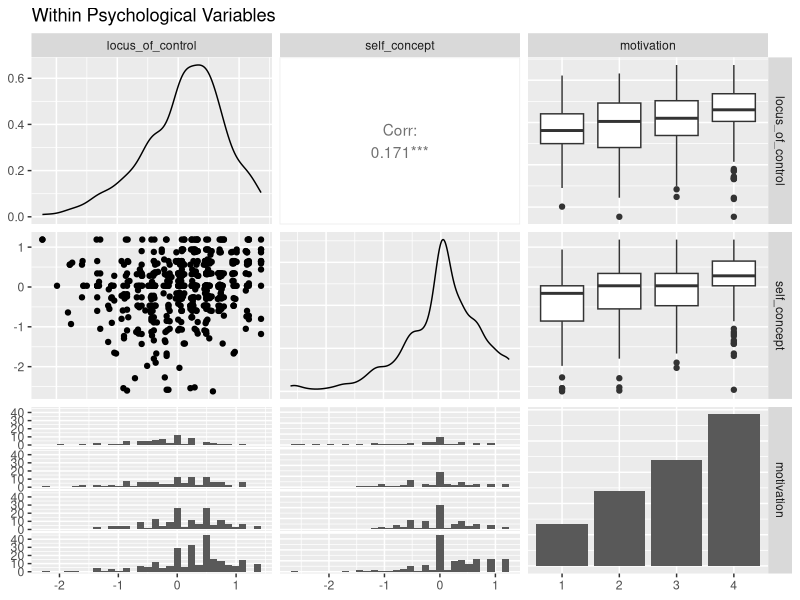
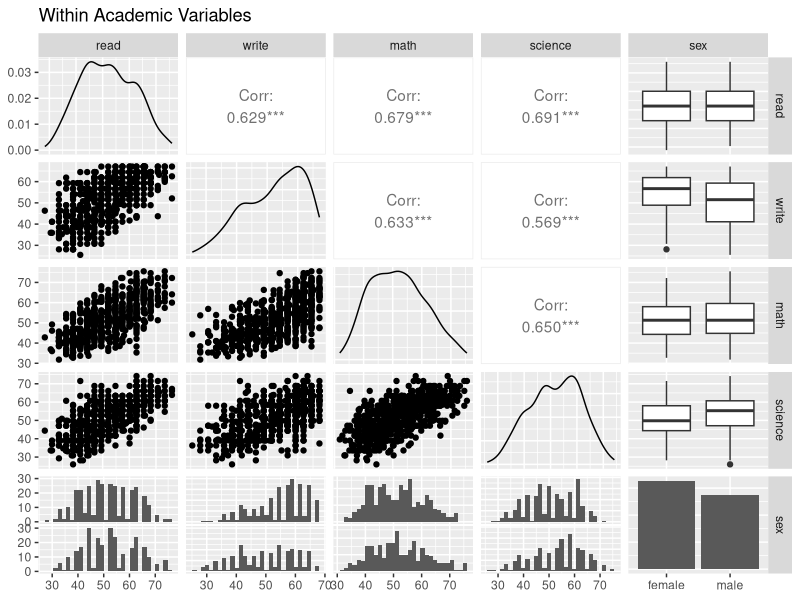
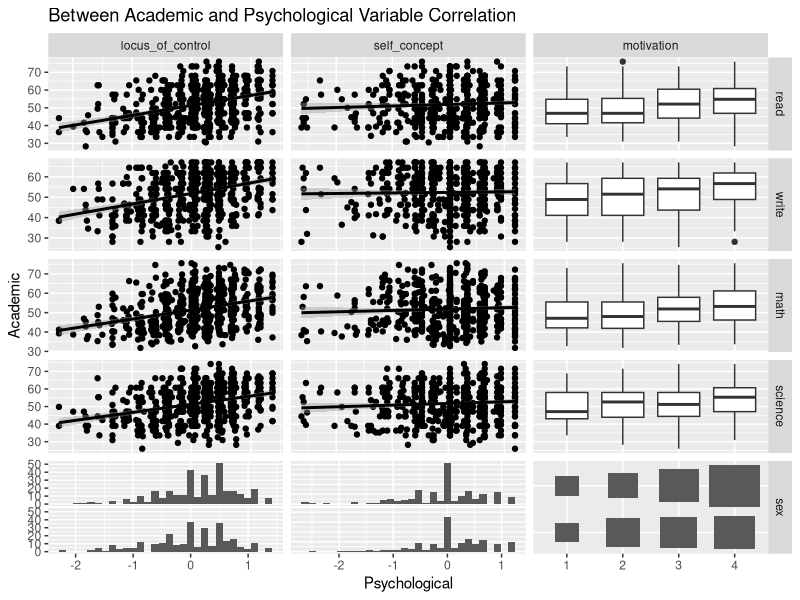
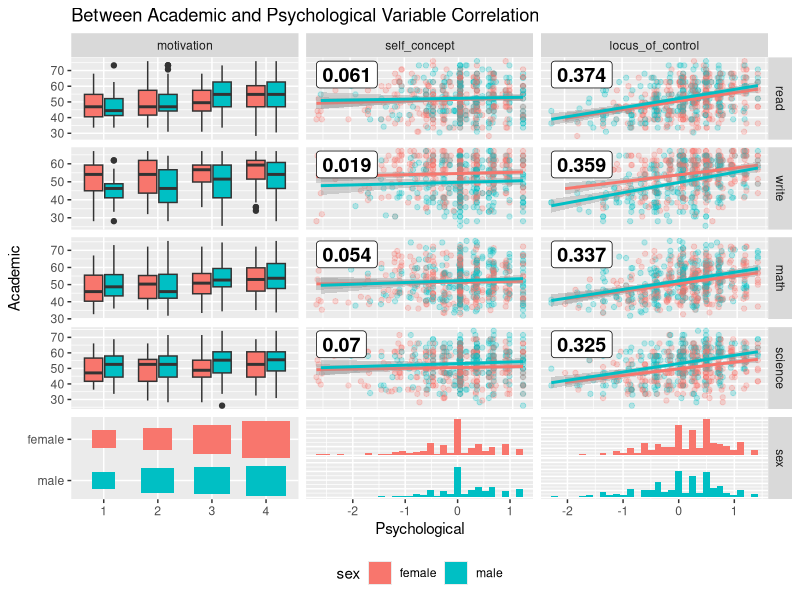
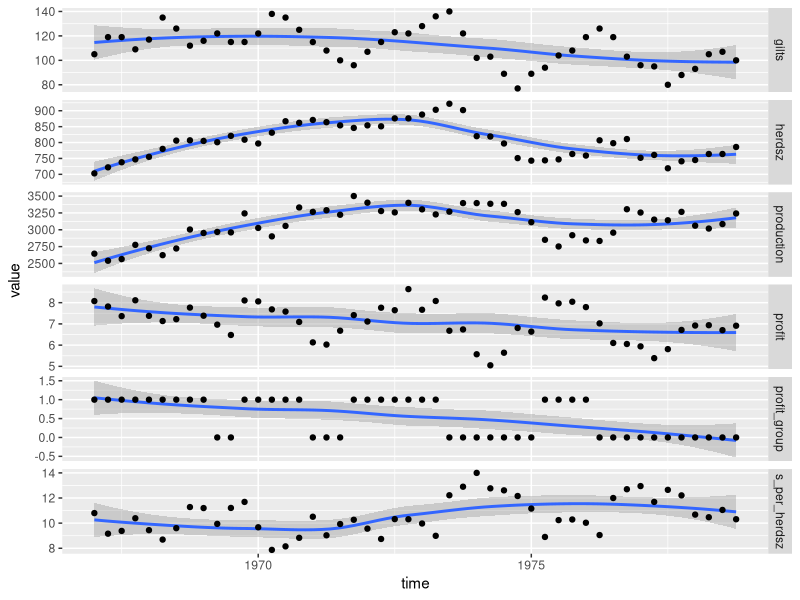
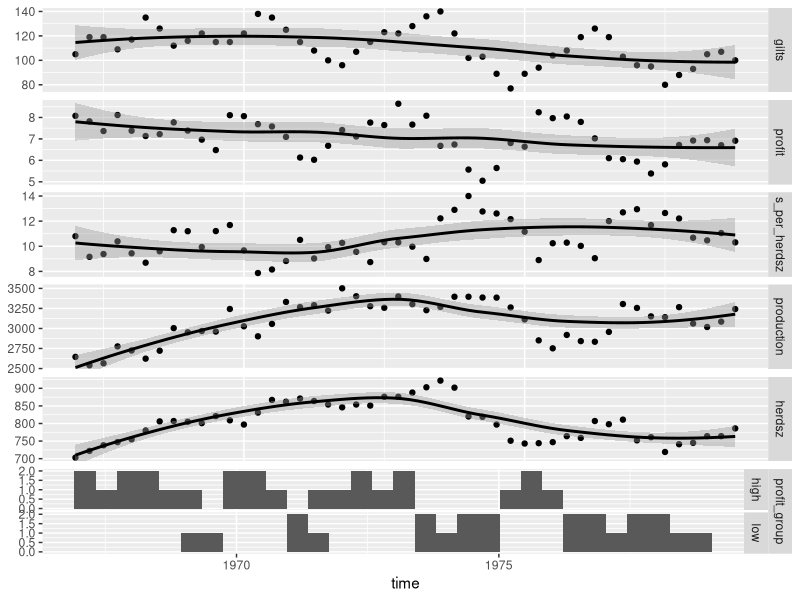
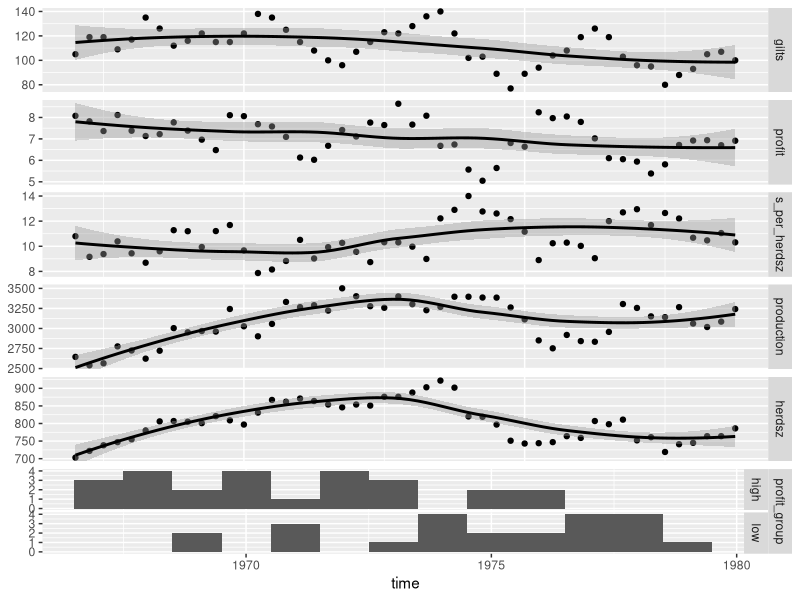
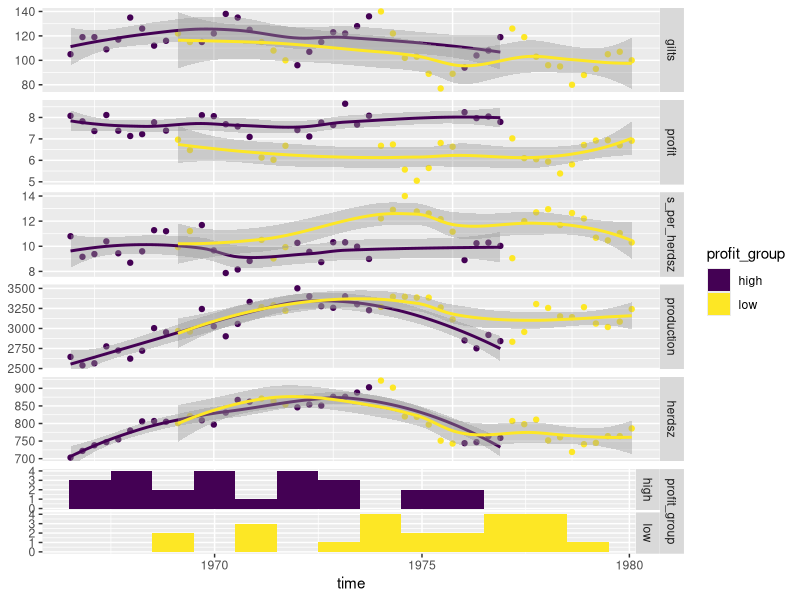

The R source for these figures, in order:
## ---- chunk 1
knitr::opts_chunk$set(
  collapse = TRUE,
  comment = "#>"
)
## ---- chunk 2
library(GGally)
## ---- chunk 3
data(psychademic)
str(psychademic)
(psych_variables <- attr(psychademic, "psychology"))
(academic_variables <- attr(psychademic, "academic"))
## ---- chunk 4
ggpairs(psychademic, psych_variables, title = "Within Psychological Variables")
ggpairs(psychademic, academic_variables, title = "Within Academic Variables")
## ---- chunk 5
ggduo(
  psychademic, psych_variables, academic_variables,
  types = list(continuous = "smooth_lm"),
  title = "Between Academic and Psychological Variable Correlation",
  xlab = "Psychological",
  ylab = "Academic"
)
## ---- chunk 6
lm_with_cor <- function(data, mapping, ..., method = "pearson") {
  x <- eval_data_col(data, mapping$x)
  y <- eval_data_col(data, mapping$y)
  cor <- cor(x, y, method = method)
  ggally_smooth_lm(data, mapping, ...) +
    ggplot2::geom_label(
      data = data.frame(
        x = min(x, na.rm = TRUE),
        y = max(y, na.rm = TRUE),
        lab = round(cor, digits = 3)
      ),
      mapping = ggplot2::aes(x = x, y = y, label = lab),
      hjust = 0, vjust = 1,
      size = 5, fontface = "bold",
      inherit.aes = FALSE # do not inherit anything from the ...
    )
}
ggduo(
  psychademic, rev(psych_variables), academic_variables,
  mapping = aes(color = sex),
  types = list(continuous = wrap(lm_with_cor, alpha = 0.25)),
  showStrips = FALSE,
  title = "Between Academic and Psychological Variable Correlation",
  xlab = "Psychological",
  ylab = "Academic",
  legend = c(5, 2)
) +
  theme(legend.position = "bottom")
## ---- chunk 7
library(ggplot2)

data(pigs)
pigs_dt <- pigs[-(2:3)] # remove year and quarter
pigs_dt$profit_group <- as.numeric(pigs_dt$profit > mean(pigs_dt$profit))
ggplot(
  tidyr::pivot_longer(pigs_dt, -time),
  aes(x = time, y = value)
) +
  geom_smooth() +
  geom_point() +
  facet_grid(name ~ ., scales = "free_y")
## ---- chunk 8
# make the profit group as a factor value
profit_groups <- c(
  "1" = "high",
  "0" = "low"
)
pigs_dt$profit_group <- factor(
  profit_groups[as.character(pigs_dt$profit_group)],
  levels = unname(profit_groups),
  ordered = TRUE
)
ggts(pigs_dt, "time", 2:7)
# remove the binwidth warning
pigs_types <- list(
  comboHorizontal = wrap(ggally_facethist, binwidth = 1)
)
ggts(pigs_dt, "time", 2:7, types = pigs_types)
# add color and legend
pigs_mapping <- aes(color = profit_group)
ggts(pigs_dt, pigs_mapping, "time", 2:7, types = pigs_types, legend = c(6, 1))
## ---- chunk 9
pm <- ggts(
  pigs_dt, pigs_mapping,
  1, 2:7,
  types = pigs_types,
  legend = c(6, 1),
  columnLabelsY = c(
    "number of\nfirst birth sows",
    "sell price over\nfeed cost",
    "sell count over\nheard size",
    "meat head count",
    "breading\nheard size",
    "profit\ngroup"
  ),
  showStrips = FALSE
) +
  labs(fill = "profit group") +
  theme(
    legend.position = "bottom",
    strip.background = element_rect(
      fill = "transparent", color = "grey80"
    )
  )
pm
## ---- chunk 10
swiss <- datasets::swiss

# add a 'fake' column
swiss$Residual <- seq_len(nrow(swiss))

# calculate all residuals prior to display
residuals <- lapply(swiss[2:6], function(x) {
  summary(lm(Fertility ~ x, data = swiss))$residuals
})
# calculate a consistent y range for all residuals
y_range <- range(unlist(residuals))

# custom function to display continuous data. If the y variable is "Residual", do custom work.
lm_or_resid <- function(data, mapping, ..., line_color = "red", line_size = 1) {
  if (!identical(
    rlang::expr_text(mapping$y),
    rlang::expr_text(ggplot2::aes(y = Residual)$y)
  )) {
    return(ggally_smooth_lm(data, mapping, ...))
  }

  # make residual data to display
  resid_data <- data.frame(
    x = rlang::eval_tidy(mapping$x, data = data),
    y = rlang::eval_tidy(mapping$x, data = residuals)
  )

  ggplot(data = data, mapping = mapping) +
    geom_hline(yintercept = 0, color = line_color, size = line_size) +
    ylim(y_range) +
    geom_point(data = resid_data, mapping = aes(x = x, y = y), ...)
}

# plot the data
ggduo(
  swiss,
  2:6, c(1, 7),
  types = list(continuous = lm_or_resid)
)

# change line to be thicker and blue and the points to be slightly transparent
ggduo(
  swiss,
  2:6, c(1, 7),
  types = list(
    continuous = wrap(lm_or_resid,
      alpha = 0.7,
      line_color = "blue",
      line_size = 3
    )
  )
)
